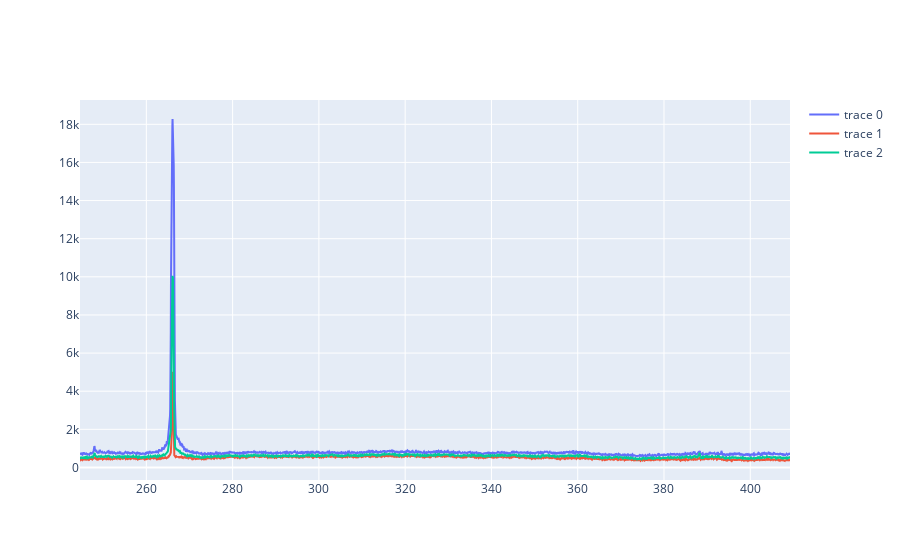

The cell this chart's notebook holds for it:
### Code cell
fig = go.Figure()
fig.add_trace(
    go.Scatter(
        x=map_data.wvl,
        y=map_data.spectra[43245,:]
    )
)
fig.add_trace(
    go.Scatter(
        x=map_data.wvl,
        y=map_data.spectra[432,:]
    )
)
fig.add_trace(
    go.Scatter(
        x=map_data.wvl,
        y=map_data.spectra[4345,:]
    )
)

### Figure 1 — Plotly figure (JSON) as saved in the notebook; plotly's stock layout.template omitted (floating-point values rounded to 4 significant figures; data arrays with more than 128 entries replaced by an {"elided": "..."} marker saying what was removed)
{"data": [{"type": "scatter", "x": {"elided": "3966 float values"}, "y": {"elided": "3966 float values"}}, {"type": "scatter", "x": {"elided": "3966 float values"}, "y": {"elided": "3966 float values"}}, {"type": "scatter", "x": {"elided": "3966 float values"}, "y": {"elided": "3966 float values"}}], "layout": {}}
